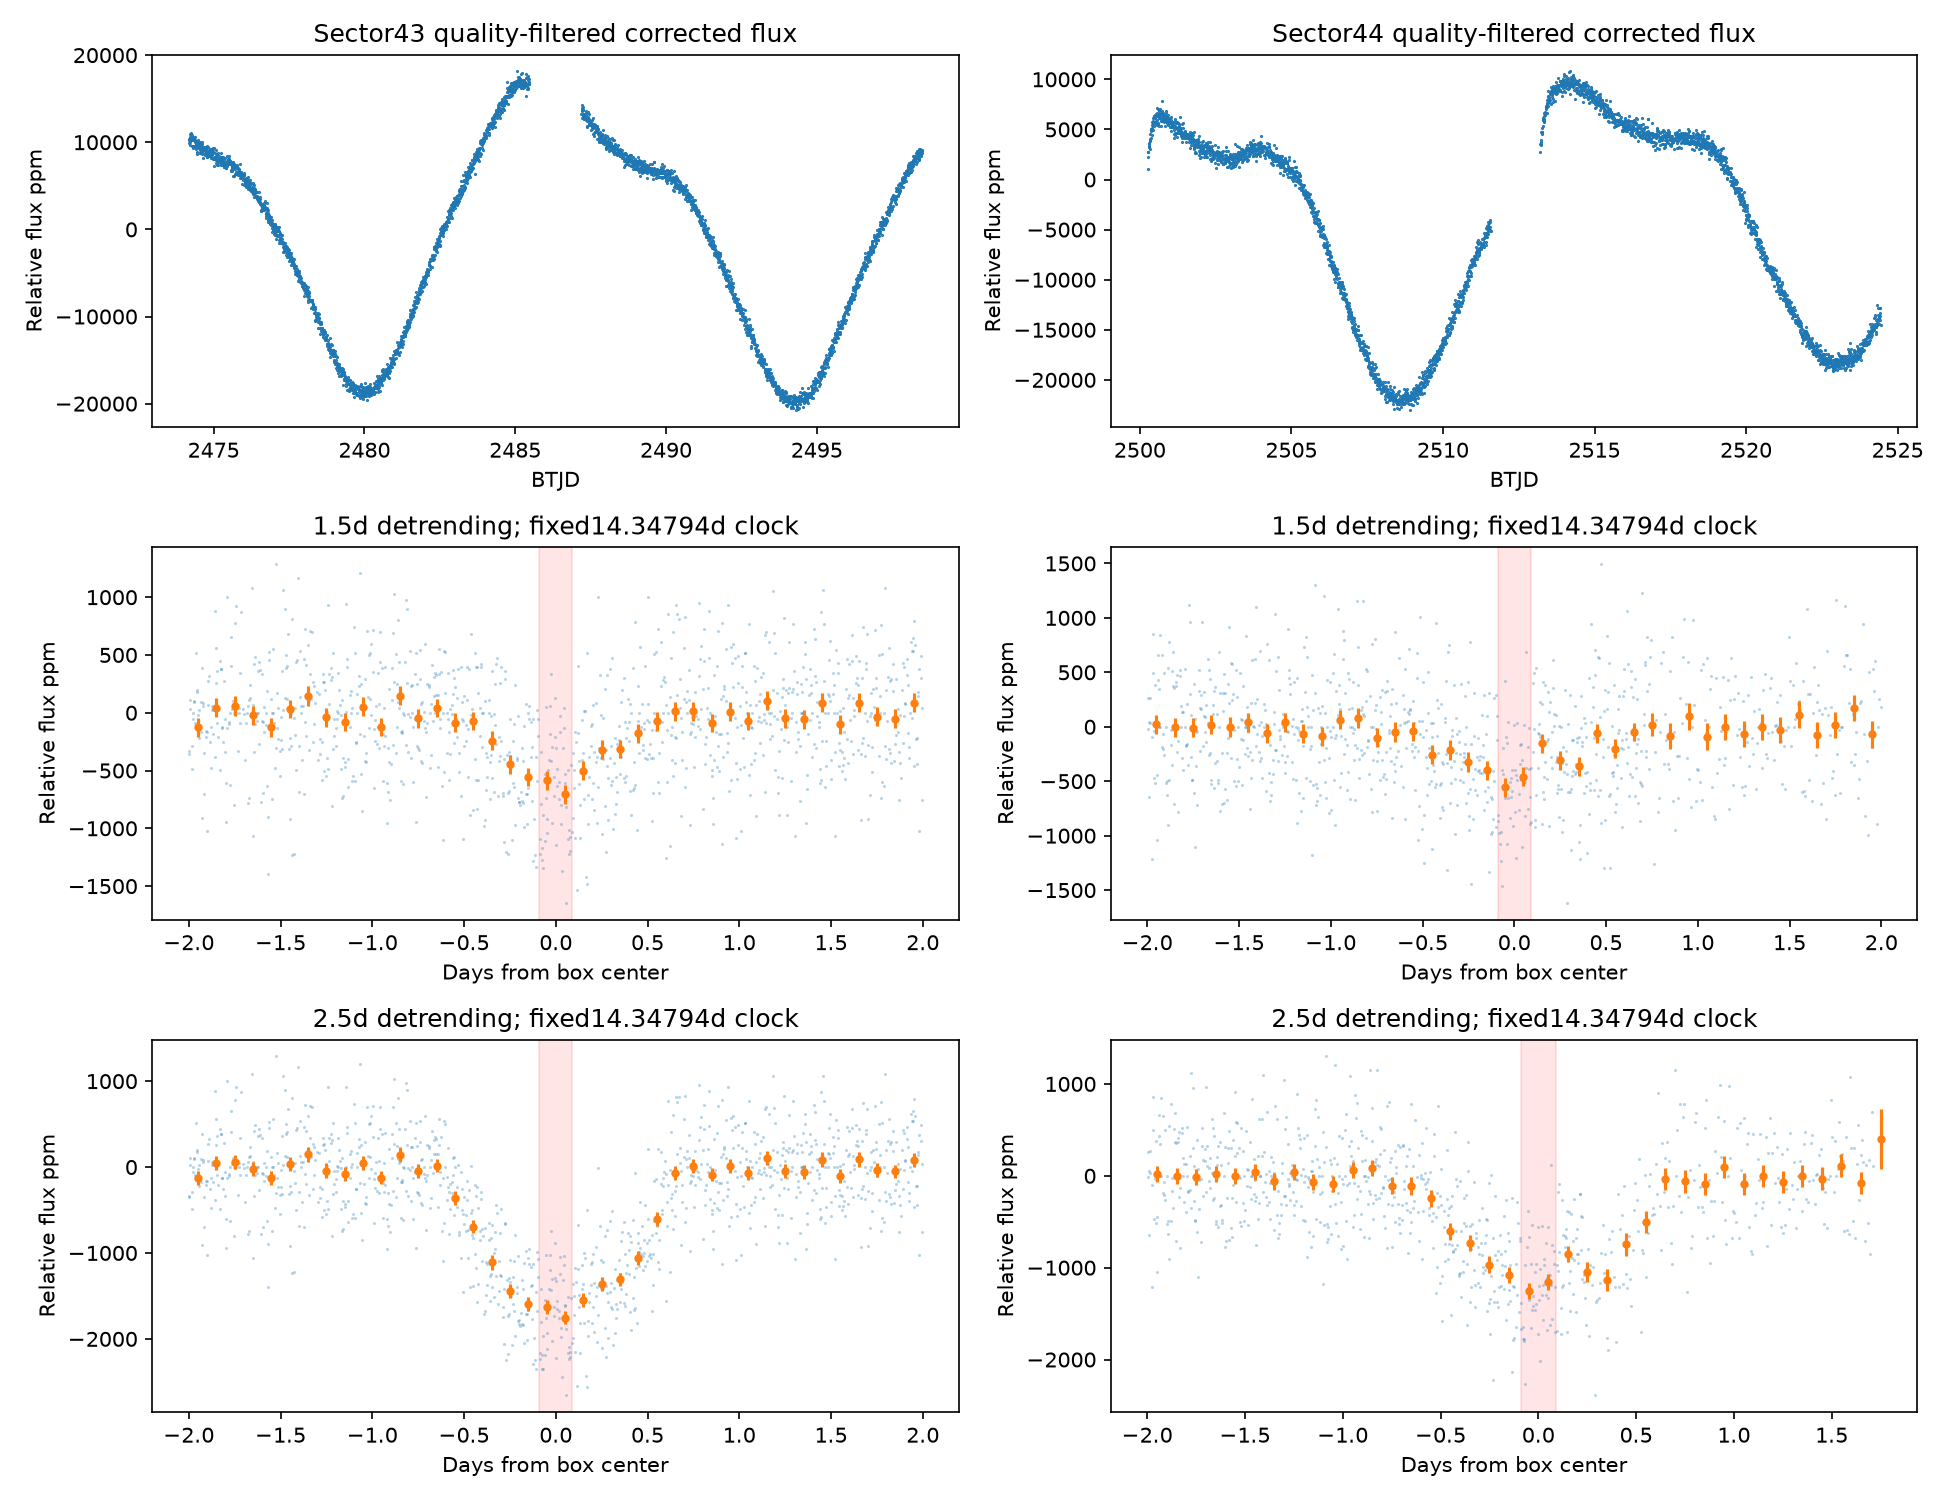

Source code (Python):
from pathlib import Path
import json,numpy as np,matplotlib
matplotlib.use('Agg')
import matplotlib.pyplot as plt
from exoplanet.pipeline import read_curve,sha,save_json,now
from exoplanet.search import flatten
p=Path(__file__).parent;r=json.loads((p/'discovery.json').read_text());b=r['best'];assert r['target']['training_sectors']==[43,44]
plan=dict(created_utc=now(),discovery_sha256=sha(p/'discovery.json'),script_sha256=sha(Path(__file__)),sectors=[43,44],unopened=[32,71],windows=[1.5,2.5],clock=b,phase_bins_days=np.arange(-2,2.0001,.1).tolist(),note='Exploratory morphology only, fixed discovery clock, no added observations or parameter fitting')
assert not (p/'plan.json').exists();save_json(p/'plan.json',plan)
fig,axes=plt.subplots(3,2,figsize=(13,10));out=[];arrays={}
for col,s in enumerate(plan['sectors']):
 raw=Path(f'data/lightcurves/s{s:04d}-411696721.fits');d=next(x for x in r['data'] if x['sector']==s);assert sha(raw)==d['source']['sha256'];t,f,e,star=read_curve(raw);assert star['ticid']==r['tic'] and star['sector']==s
 axes[0,col].plot(t,1e6*(f/np.median(f)-1),'.',ms=1);axes[0,col].set_title(f'Sector{s} quality-filtered corrected flux');axes[0,col].set_xlabel('BTJD')
 for row,w in enumerate(plan['windows'],1):
  tt,y,dy=flatten(t,f,e,window=w);phase=(tt-b['transit_time']+b['period']/2)%b['period']-b['period']/2;bins=[]
  for lo,hi in zip(plan['phase_bins_days'][:-1],plan['phase_bins_days'][1:]):
   mask=(phase>=lo)&(phase<hi);n=int(mask.sum())
   if n:
    weights=1/dy[mask]**2;bins.append(dict(lo=lo,hi=hi,n=n,flux=float(np.average(y[mask],weights=weights)),error=float(1/np.sqrt(weights.sum()))))
  ax=axes[row,col];mask=abs(phase)<2;ax.plot(phase[mask],1e6*(y[mask]-1),'.',ms=1,alpha=.3);ax.errorbar([(x['lo']+x['hi'])/2 for x in bins],[1e6*(x['flux']-1) for x in bins],yerr=[1e6*x['error'] for x in bins],fmt='o',ms=3);ax.axvspan(-b['duration']/2,b['duration']/2,color='red',alpha=.1);ax.set_title(f'{w}d detrending; fixed14.34794d clock');ax.set_xlabel('Days from box center')
  out.append(dict(sector=s,window=w,bins=bins));arrays[f's{s}w{w}']=np.array([tt,y,dy])
for ax in axes.flat:ax.set_ylabel('Relative flux ppm')
fig.tight_layout();fig.savefig(p/'morphology.png',dpi=150);np.savez_compressed(p/'photometry.npz',**arrays);save_json(p/'morphology.json',dict(created_utc=now(),profiles=out))
